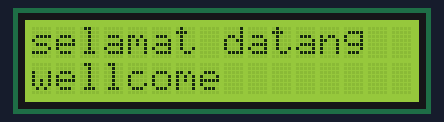
Bench run of a sketch on a simulated Arduino Uno, built with avr-gcc and run on an emulated ATmega328P. Shown: 16×2 character LCD.

Above: at 0.26 s.
At 5.4 s:
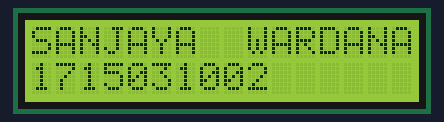
At 10.2 s:
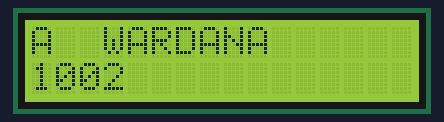
At 20.7 s:
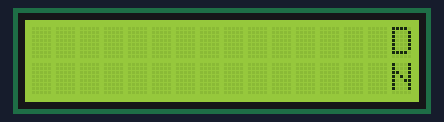
At 29.5 s:
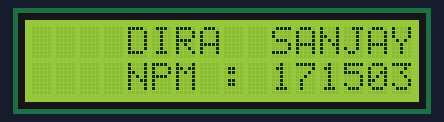
At 39.2 s:
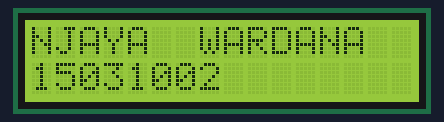

Measured:
- what the display in image 1 shows lasts 0.8 s, from 5.3 s to 6.1 s

The sketch:

text_berjalan_MElS6gkiHt.ino
```cpp
#include <LiquidCrystal.h>

LiquidCrystal lcd(12, 11, 5, 4, 3, 2);

void setup() {
  lcd.begin(16, 2);    //UNTUK LCD 16X2
  lcd.setCursor(0,0);  //baris pertama
  lcd.print("selamat datang");
  lcd.setCursor(0,1);  //baris kedua
  lcd.print("wellcome");
}

void loop() {
  lcd.display(); //menampilkan teks yang telah dibuat pada void setup
                 //lcd.noDisplay(); untuk mematikkan teks
  delay(400);  //lama waktu menampilkan teks
  int i;
  lcd.setCursor(0, 0);   // UNTUK BARIS PERTAMA
  lcd.print(" DIRA  SANJAYA  WARDANA");
  lcd.setCursor(0,1);    // UNTUK BARIS KEDUA
  lcd.print(" NPM : 1715031002");
  for (i = 0 ; i < 1; i ++) {
      lcd.scrollDisplayLeft();
      delay(400);
  }
}
```
